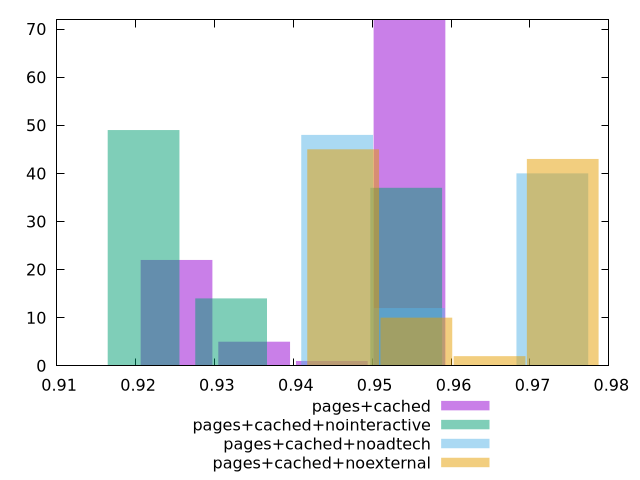

The gnuplot source for this figure:
$_pagesCached <<EOF
0.9547257574888071 72
0.9251981567417306 22
0.9448832239064482 1
0.9350406903240893 5
EOF
$_pagesCachedNointeractive <<EOF
0.9543115818566286 37
0.9210216429546532 49
0.9321182892553117 14
EOF
$_pagesCachedNoadtech <<EOF
0.9455586480298668 48
0.9728343782614975 40
0.954650558107077 12
EOF
$_pagesCachedNoexternal <<EOF
0.9741512139705413 43
0.9463183221428115 45
0.9555959527520548 10
0.964873583361298 2
EOF
set key outside below
set terminal pngcairo
set output "report_00004_2020-11-02T20-21-41.718Z/first-contentful-paint/first-contentful-paint_pages+cached_pages+cached+nointeractive_pages+cached+noadtech_pages+cached+noexternal+hist.png"
set boxwidth 0.009091910077210257
set style fill transparent solid 0.5 noborder
set yrange [0:72]
plot $_pagesCached title "pages+cached" with boxes ,$_pagesCachedNointeractive title "pages+cached+nointeractive" with boxes ,$_pagesCachedNoadtech title "pages+cached+noadtech" with boxes ,$_pagesCachedNoexternal title "pages+cached+noexternal" with boxes ,
